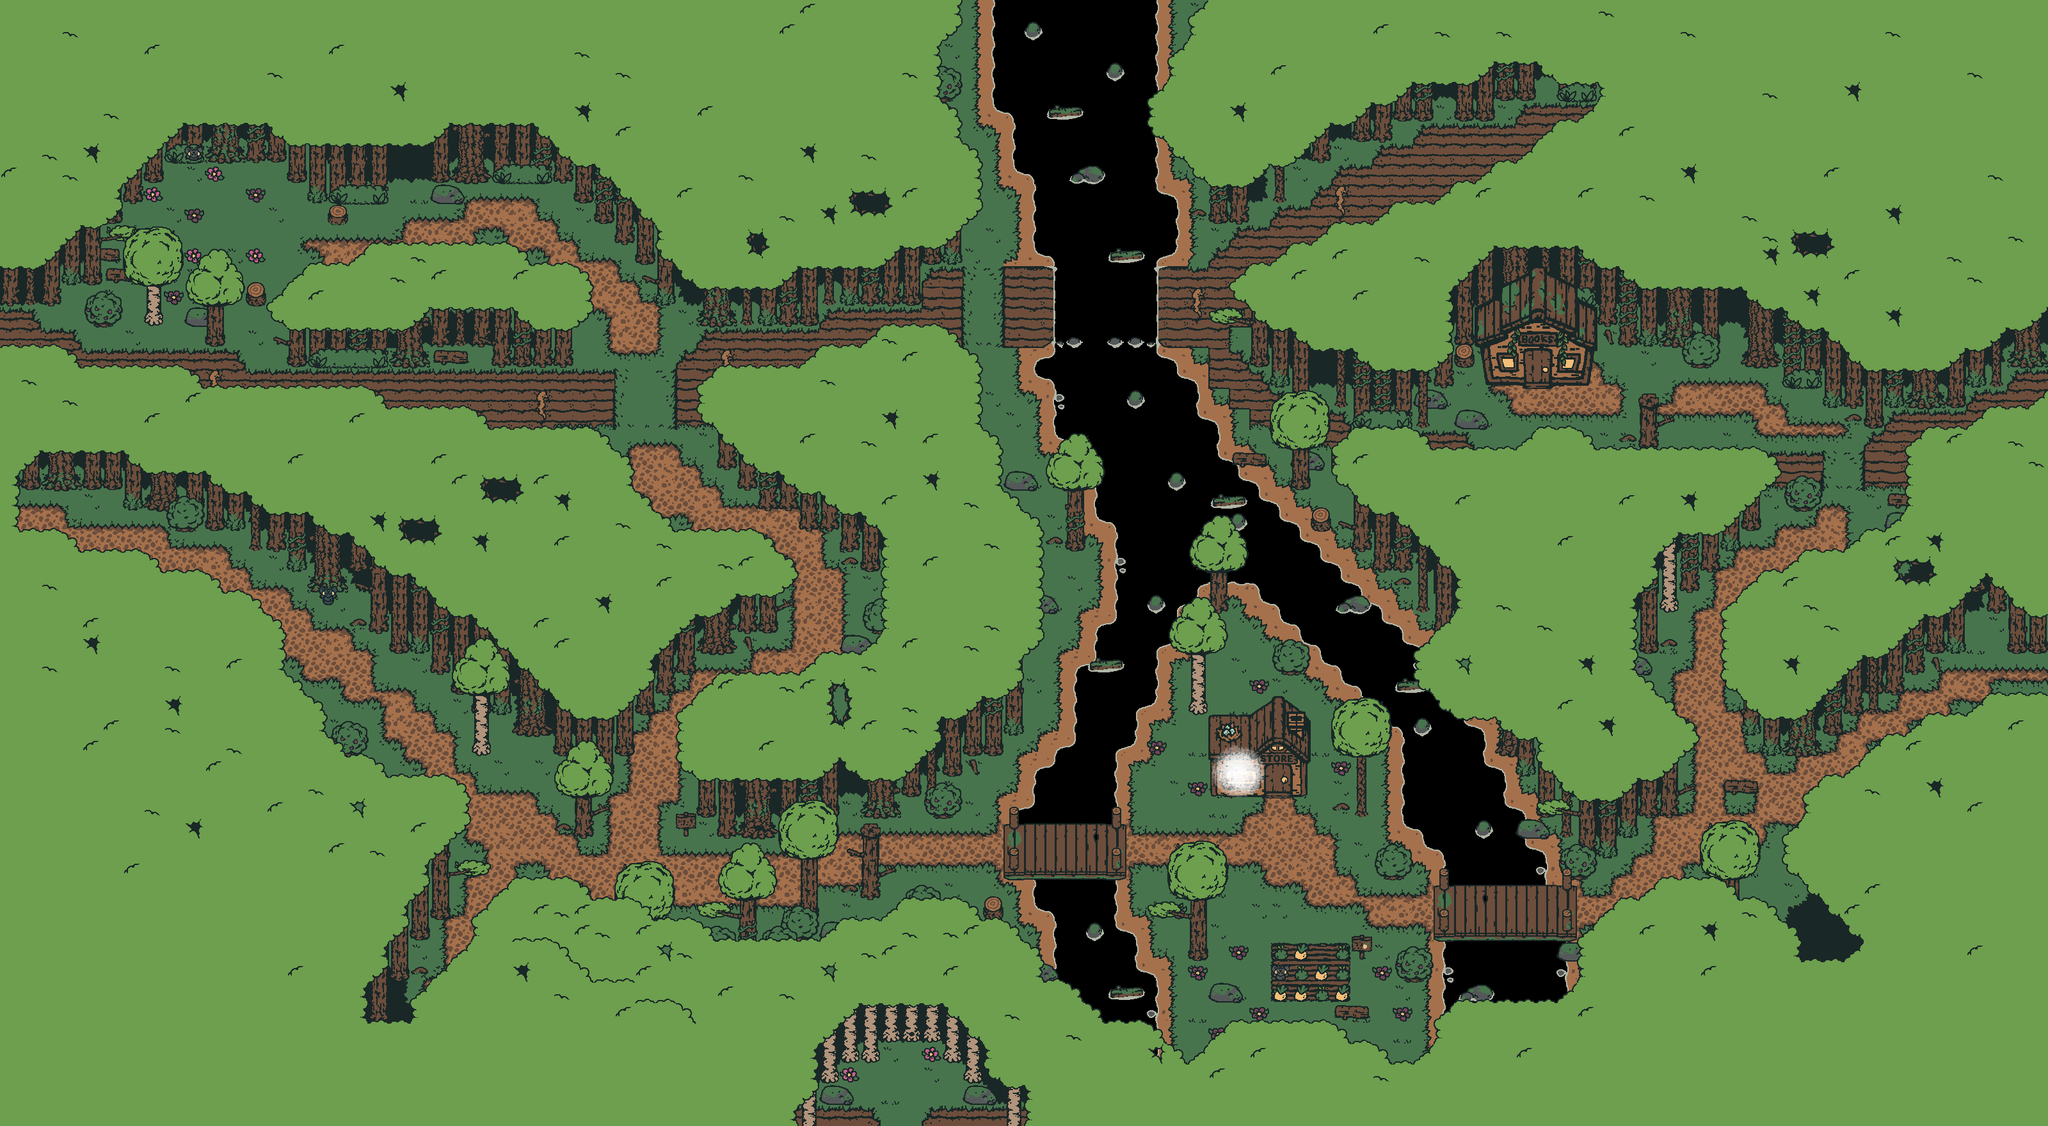

The image is a tile-based game level rendered from a .tmx file. Its description and source (layers, tilesets, objects; grid data summarised) follow:
An orthogonal 100x55 tile map with 32x32 px tiles, 5 tile layers (FLOOR, MIDDLE, ABOVE, LIGHT, ...), 6 tilesets and 453 objects (35x water, 10x river audio, 10x bird, 8x portal, 4x fish, ...).

<map version="1.2" tiledversion="1.2.3" orientation="orthogonal" renderorder="right-down" width="100" height="55" tilewidth="32" tileheight="32" infinite="0" nextlayerid="10" nextobjectid="938">
 <tileset firstgid="1" source="tilesets/objects.tsx" />
 <tileset firstgid="9" source="tilesets/trees.tsx" />
 <tileset firstgid="174" source="tilesets/forest.tsx" />
 <tileset firstgid="430" source="tilesets/shop_exterior.tsx" />
 <tileset firstgid="470" source="tilesets/bookstore_exterior.tsx" />
 <tileset firstgid="506" source="tilesets/light.tsx" />
 <layer id="1" name="FLOOR" width="100" height="55">
  <data>[5500 cells, 5493 non-empty, 96 distinct tile ids]</data>
 </layer>
 <layer id="2" name="MIDDLE" width="100" height="55">
  <data>[5500 cells, 826 non-empty, 106 distinct tile ids]</data>
 </layer>
 <layer id="3" name="ABOVE" width="100" height="55">
  <data>[5500 cells, 491 non-empty, 72 distinct tile ids]</data>
 </layer>
 <layer id="9" name="LIGHT" width="100" height="55">
  <data>[5500 cells, 9 non-empty, 9 distinct tile ids]</data>
 </layer>
 <layer id="4" name="OVERHEAD" width="100" height="55">
  <data>[5500 cells, 3516 non-empty, 23 distinct tile ids]</data>
 </layer>
 <objectgroup color="#b038d8" id="5" name="SLOPES">
  <object id="468" x="960" y="576" width="96" height="96" />
  <object id="470" x="1504" y="416" width="64" height="128" />
  <object id="471" x="2848" y="704" width="64" height="64" />
  <object id="851" x="1376" y="1728" width="64" height="32" />
 </objectgroup>
 <objectgroup color="#32ddaa" id="6" name="TERRAIN">
  <object id="599" name="wood" x="1568" y="1288" width="192" height="80" />
  <object id="600" name="wood" x="2240" y="1384" width="224" height="80" />
  <object id="601" name="water" x="1648" y="1376" width="96" height="384" />
  <object id="602" name="water" x="1616" y="1200" width="128" height="88" />
  <object id="603" name="water" x="1808" y="976" width="32" height="32" />
  <object id="604" name="water" x="1680" y="1040" width="64" height="160" />
  <object id="605" name="water" x="1712" y="976" width="96" height="64" />
  <object id="606" name="water" x="1744" y="912" width="96" height="64" />
  <object id="608" name="water" x="2256" y="1472" width="192" height="288" />
  <object id="609" name="water" x="2256" y="1320" width="160" height="64" />
  <object id="610" name="water" x="2224" y="1264" width="160" height="64" />
  <object id="611" name="water" x="2192" y="1200" width="160" height="96" />
  <object id="612" name="water" x="2192" y="1136" width="128" height="64" />
  <object id="613" name="water" x="2128" y="1072" width="160" height="64" />
  <object id="614" name="water" x="2096" y="1008" width="128" height="64" />
  <object id="615" name="water" x="2064" y="976" width="128" height="64" />
  <object id="616" name="water" x="2032" y="944" width="128" height="64" />
  <object id="617" name="water" x="2000" y="912" width="128" height="64" />
  <object id="618" name="water" x="1968" y="880" width="128" height="64" />
  <object id="619" name="water" x="1744" y="816" width="288" height="96" />
  <object id="620" name="water" x="1712" y="720" width="256" height="96" />
  <object id="622" name="water" x="1680" y="656" width="224" height="64" />
  <object id="623" name="water" x="1648" y="656" width="32" height="32" />
  <object id="624" name="water" x="1648" y="592" width="224" height="64" />
  <object id="625" name="water" x="1616" y="560" width="224" height="32" />
  <object id="626" name="water" x="1616" y="304" width="224" height="96" />
  <object id="627" name="water" x="1584" y="176" width="224" height="96" />
  <object id="628" name="water" x="1552" y="0" width="256" height="176" />
  <object id="705" name="water" x="1840" y="912" width="32" height="32" />
  <object id="706" name="water" x="1744" y="1456" width="32" height="304" />
  <object id="707" name="water" x="1776" y="1520" width="32" height="240" />
  <object id="708" name="water" x="1584" y="1256" width="32" height="32" />
  <object id="709" name="water" x="1616" y="1376" width="32" height="56" />
  <object id="710" name="water" x="1744" y="1040" width="32" height="136" />
  <object id="711" name="water" x="1776" y="1040" width="32" height="64" />
  <object id="712" name="water" x="1648" y="1168" width="32" height="32" />
  <object id="869" name="water" x="1616" y="272" width="192" height="32" />
 </objectgroup>
 <objectgroup color="#c1e702" id="7" name="COLLISION" opacity="0.51">
  <object id="200" x="1248" y="1408" width="32" height="32" />
  <object id="204" x="1120" y="1280" width="96" height="32" />
  <object id="209" x="0" y="1504" width="608" height="256" />
  <object id="212" x="0" y="1472" width="640" height="32" />
  <object id="213" x="0" y="1440" width="672" height="32" />
  <object id="214" x="0" y="1408" width="704" height="32" />
  <object id="215" x="1408" y="1472" width="128" height="32" />
  <object id="217" x="1408" y="608" width="64" height="640" />
  <object id="218" x="1472" y="608" width="32" height="608" />
  <object id="219" x="1504" y="800" width="32" height="384" />
  <object id="220" x="1568" y="928" width="32" height="224" />
  <object id="222" x="1088" y="1120" width="192" height="160" />
  <object id="223" x="896" y="800" width="64" height="416" />
  <object id="224" x="864" y="800" width="32" height="384" />
  <object id="225" x="832" y="832" width="32" height="320" />
  <object id="227" x="1536" y="1408" width="32" height="32" />
  <object id="229" x="896" y="1280" width="32" height="32" />
  <object id="237" x="1088" y="1472" width="224" height="32" />
  <object id="238" x="1216" y="1440" width="64" height="32" />
  <object id="239" x="1408" y="1408" width="64" height="32" />
  <object id="240" x="1440" y="1248" width="64" height="32" />
  <object id="246" x="1344" y="1376" width="32" height="32" />
  <object id="247" x="1280" y="1440" width="56" height="32" />
  <object id="258" x="1280" y="1248" width="32" height="32" />
  <object id="259" x="0" y="1376" width="704" height="32" />
  <object id="260" x="960" y="800" width="32" height="384" />
  <object id="261" x="992" y="832" width="32" height="288" />
  <object id="262" x="1024" y="864" width="32" height="224" />
  <object id="263" x="1056" y="896" width="32" height="160" />
  <object id="264" x="1088" y="896" width="64" height="128" />
  <object id="265" x="1152" y="896" width="64" height="96" />
  <object id="268" x="1312" y="992" width="56" height="32" />
  <object id="272" x="1344" y="960" width="64" height="32" />
  <object id="274" x="1344" y="1088" width="64" height="192" />
  <object id="275" x="1344" y="608" width="64" height="288" />
  <object id="276" x="1312" y="608" width="32" height="256" />
  <object id="277" x="1280" y="608" width="32" height="224" />
  <object id="278" x="1248" y="608" width="32" height="224" />
  <object id="279" x="1184" y="608" width="64" height="192" />
  <object id="280" x="1152" y="608" width="32" height="160" />
  <object id="281" x="1120" y="608" width="32" height="128" />
  <object id="282" x="1568" y="736" width="56" height="32" />
  <object id="283" x="1600" y="928" width="56" height="32" />
  <object id="285" x="2232" y="1664" width="968" height="96" />
  <object id="291" x="1760" y="0" width="32" height="992" />
  <object id="298" x="1888" y="208" width="320" height="688" />
  <object id="299" x="1984" y="896" width="32" height="32" />
  <object id="300" x="2016" y="896" width="32" height="64" />
  <object id="301" x="2048" y="896" width="32" height="96" />
  <object id="302" x="2080" y="896" width="32" height="112" />
  <object id="303" x="2112" y="896" width="32" height="160" />
  </objectgroup>
 <objectgroup color="#f99a00" id="8" name="ENTITIES" opacity="0.76">
  <!-- 80 objects omitted --></objectgroup>
</map>
<!-- 361 of 453 objects omitted -->
